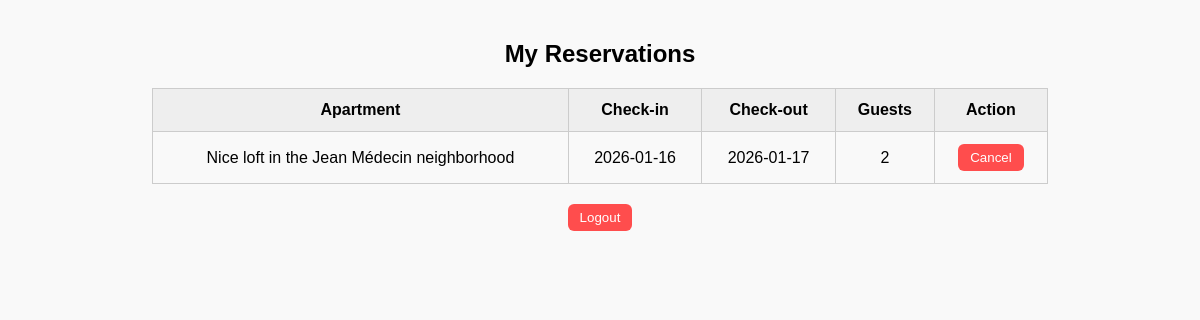
The page /pr1/my_reservations.php (signed in) on the database its author committed.
### tables this page shows
CREATE TABLE `reservations` (
  `id` int(11) NOT NULL,
  `user_id` int(11) NOT NULL,
  `apartment` varchar(100) NOT NULL,
  `check_in` date NOT NULL,
  `check_out` date NOT NULL,
  `guests` int(11) NOT NULL,
  `price_per_night` decimal(10,2) NOT NULL DEFAULT 0.00,
  `total_price` decimal(10,2) NOT NULL DEFAULT 0.00
);

### pr1/my_reservations.php (the view, shortened to what this page needs)
<?php
require 'connection.php';
$user_id = $_SESSION['user_id'];
$stmt = $pdo->prepare("SELECT * FROM reservations WHERE user_id = :user_id ORDER BY check_in ASC");
$stmt->execute(['user_id' => $user_id]);
$reservations = $stmt->fetchAll(PDO::FETCH_ASSOC);
?>
<!DOCTYPE html>
<html>
<head>
</head>
<body>
  <h2>My Reservations</h2>
  <table>
    <tr>
      <th>Apartment</th>
      <th>Check-in</th>
      <th>Check-out</th>
      <th>Guests</th>
      <th>Action</th>
    </tr>
    <?php if ($reservations): ?>
      <?php foreach ($reservations as $row): ?>
        <tr>
          <td><?= htmlspecialchars($row['apartment']) ?></td>
          <td><?= htmlspecialchars($row['check_in']) ?></td>
          <td><?= htmlspecialchars($row['check_out']) ?></td>
          <td><?= htmlspecialchars($row['guests']) ?></td>
          <td>
            <form action="cancel_reservation.php" method="POST" style="display:inline;">
              <button type="submit">Cancel</button>
            </form>
          </td>
        </tr>
      <?php endforeach; ?>
    <?php else: ?>
      <tr><td colspan="5">No reservations found.</td></tr>
    <?php endif; ?>
  </table>
 <div class="logout">
  <button id="logout-btn">Logout</button>
</div>
</body>
</html>

### pr1/my_reservations.php (style rules this page uses)
body { font-family: Arial, sans-serif; margin: 40px; background: #f9f9f9; }
h2 { text-align: center; margin-bottom: 20px; }
table { width: 80%; margin: 0 auto; border-collapse: collapse; }
th, td { padding: 12px; border: 1px solid #ccc; text-align: center; }
th { background: #eee; }
button { padding: 6px 12px; border-radius: 6px; border: none; background: #ff4d4d; color: #fff; cursor: pointer; }
.logout { text-align: center; margin-top: 20px; }

### rows shown on the page
reservations: apartment "Nice loft in the Jean Médecin neighborhood", check_in "2026-01-16", check_out "2026-01-17", guests "2"
